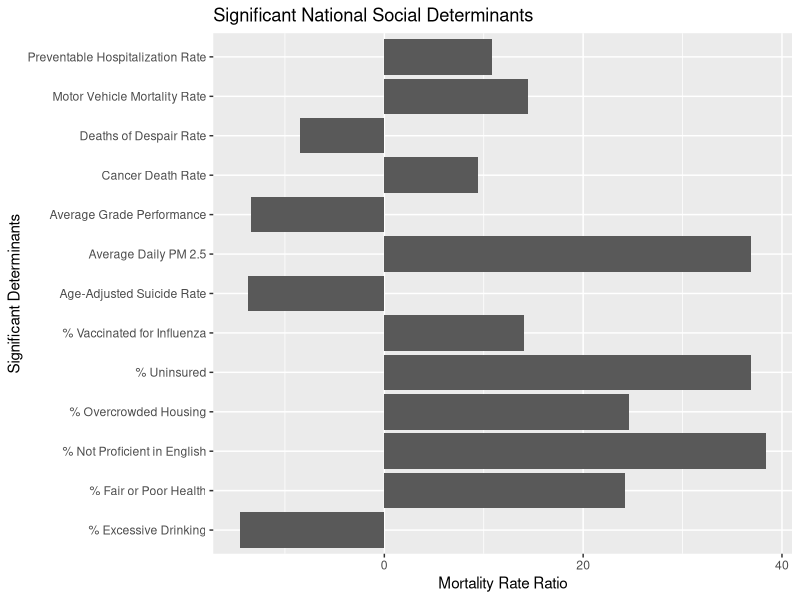
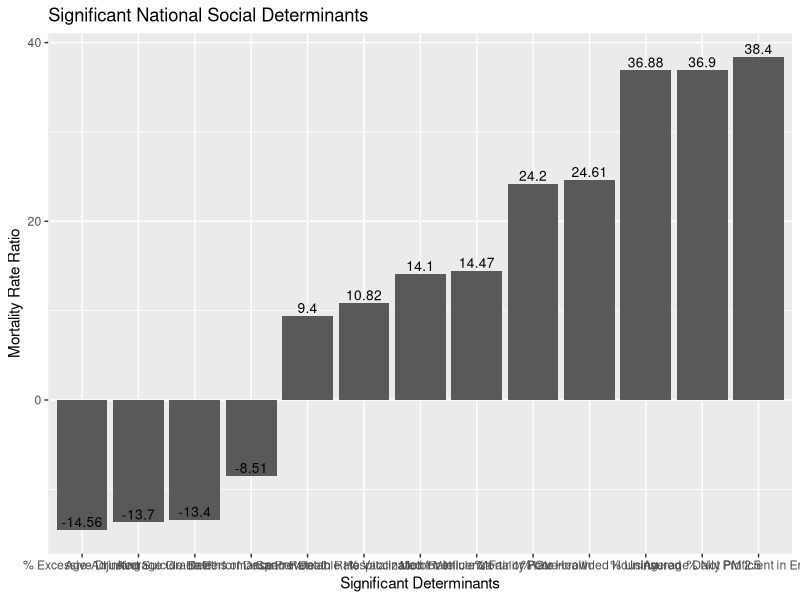
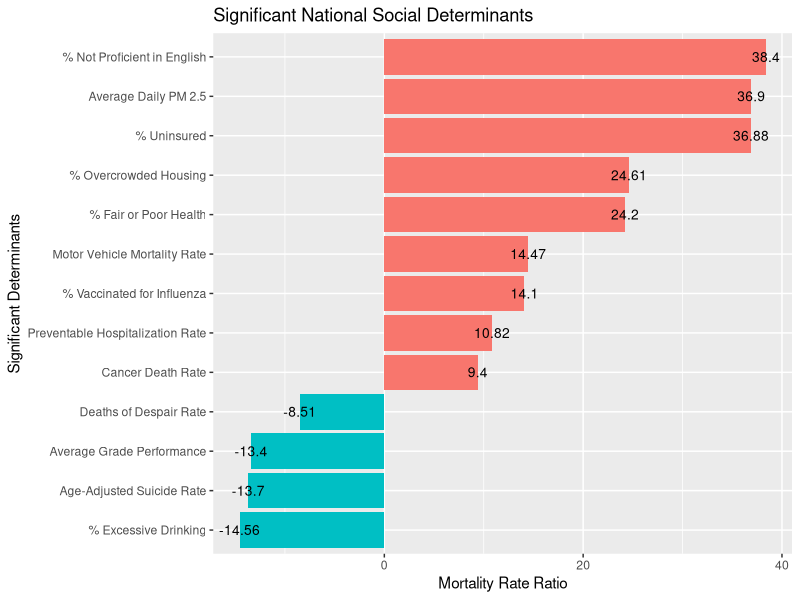
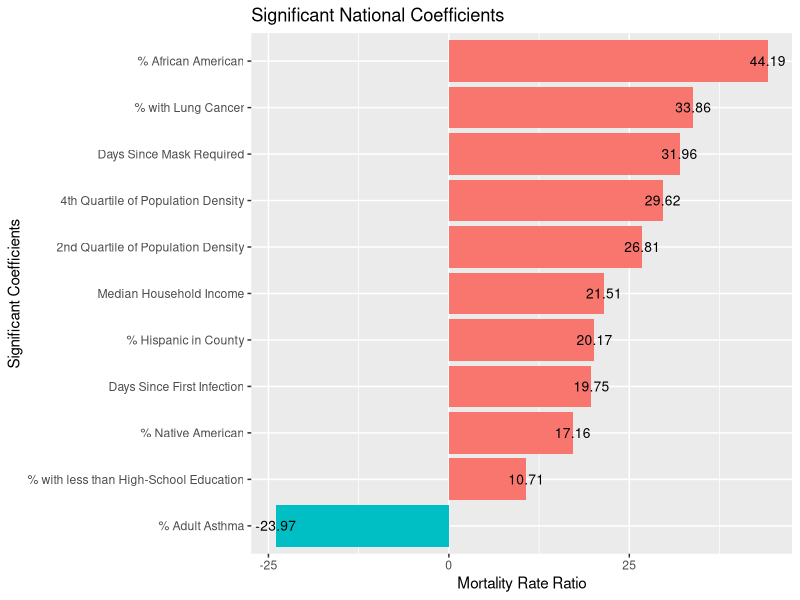

Reproduce these figures in R, in order. (Note: this script raises an error after producing the figures.)
## ---- chunk 1
library(ggplot2)
national.determinants <- data.frame(Social_Determinants  = c("% Not Proficient in English","Average Daily PM 2.5","% Uninsured","% Overcrowded Housing","% Fair or Poor Health","Motor Vehicle Mortality Rate","% Vaccinated for Influenza","Preventable Hospitalization Rate","Cancer Death Rate","Deaths of Despair Rate","Average Grade Performance","Age-Adjusted Suicide Rate","% Excessive Drinking"),
                                       Mortality_Rate_Ratio = c("38.40","36.90","36.88","24.61","24.20","14.47","14.10","10.82","9.40","-8.51","-13.4","-13.7","-14.56")
                                       #prtordes=  
                                         ) 
national.determinants$Mortality_Rate_Ratio <- as.numeric(as.character(national.determinants$Mortality_Rate_Ratio))

ggplot(national.determinants, aes(x=Social_Determinants, y=Mortality_Rate_Ratio)) + 
  ggtitle("Significant National Social Determinants")+
  xlab("Significant Determinants") +
  ylab("Mortality Rate Ratio") +
  geom_bar(stat = "identity")+ 
  coord_flip()



national.determinants$Social_Determinants <- factor(national.determinants$Social_Determinants, levels = national.determinants$Social_Determinants[order(national.determinants$Mortality_Rate_Ratio)])

ggplot(national.determinants, aes(x=Social_Determinants, y=Mortality_Rate_Ratio)) + 
  ggtitle("Significant National Social Determinants")+
  xlab("Significant Determinants") +
  ylab("Mortality Rate Ratio") +
  geom_bar(stat = "identity")+ 
  geom_text(aes(label=Mortality_Rate_Ratio), vjust=-0.3, size=3.5)

ggplot(national.determinants, aes(x=Social_Determinants, y=Mortality_Rate_Ratio)) + 
  ggtitle("Significant National Social Determinants")+
  xlab("Significant Determinants") +
  ylab("Mortality Rate Ratio") +
  geom_bar(stat = "identity",aes(fill = Mortality_Rate_Ratio<0)) + 
  coord_flip() +
  geom_text(aes(label=Mortality_Rate_Ratio), vjust=0.5,color="black", size=3.5) +
  theme(legend.position='none')
  

#F8766D
## ---- chunk 2
library(ggplot2)
national.coefficients <- data.frame(Coefficientsdf  = c("% African American" ,"% with Lung Cancer", "Days Since Mask Required","4th Quartile of Population Density","2nd Quartile of Population Density","Median Household Income","% Hispanic in County","Days Since First Infection","% Native American","% with less than High-School Education","% Adult Asthma"),
                                       Mortality_Rate_Ratio = c("44.19","33.86","31.96","29.62","26.81","21.51","20.17","19.75","17.16","10.71","-23.97")) 
national.coefficients$Mortality_Rate_Ratio <- as.numeric(as.character(national.coefficients$Mortality_Rate_Ratio))

national.coefficients$Coefficientsdf <- factor(national.coefficients$Coefficientsdf, levels = national.coefficients$Coefficientsdf[order(national.coefficients$Mortality_Rate_Ratio)])

ggplot(national.coefficients, aes(x=Coefficientsdf , y=Mortality_Rate_Ratio)) + 
  ggtitle("Significant National Coefficients")+
  xlab("Significant Coefficients") +
  ylab("Mortality Rate Ratio") +
  geom_bar(stat = "identity",aes(fill = Mortality_Rate_Ratio<0)) + 
  coord_flip() +
  geom_text(aes(label=Mortality_Rate_Ratio), vjust=0.5,color="black", size=3.5) +
  theme(legend.position='none')

## ---- chunk 3
library(plyr)
library(ggplot2)
library(dbplyr)
library(reshape2)
library(tidyr)

#states with not enough data: UT,VT,DE,ME,MD,MA,NH,NJ
#states that did not work with above code: AK,MI,RI,WY
prtdescombined = rbind(dataAL , dataAR,dataAZ,dataCA, dataCO, dataFL, dataGA, dataIA, dataID,dataIL,dataIN,dataKS, dataKY, dataLA, dataMI, dataMN, dataMO, dataMS, dataMT, dataNC, dataND, dataNE, dataNJ, dataNM, dataNY, dataOH,dataOK,dataOR,dataPA,dataSC,dataSD, dataTN,dataTX,dataVA,dataWA,dataWI,dataWV)

#Format
#Determinant Name
#line 1: determinant."name" created by subsetting the prtdescombined data frame witht the determinant name
#line 2: count."name" created by counting a p-value
#line 3: determinant."name" updated by combinding the older version of determinant."name" and count."name"

#Confirmed
determinant.confirmed = subset(prtdescombined, y == "Confirmed")
count.confirmed<- count(determinant.confirmed$x, "1.820609")
#countofconfirmed<- ldply(determinant.confirmed,function(c) sum(c=="1.519982"))
#frequency.confirmed = countofconfirmed[-c(2, 3),]
#determinant.confirmed$Frequency = frequency.confirmed$V1
determinant.confirmed<- cbind(determinant.confirmed, count.confirmed[,2, drop=FALSE])

#Active
determinant.active = subset(prtdescombined, y == "Active")
count.active<- count(determinant.active$x, "1.790520")
determinant.active<- cbind(determinant.active, count.active[,2, drop=FALSE])

#Case Fatality Ratio
determinant.case.fatality = subset(prtdescombined, y == "Case.Fatality_Ratio")
count.case.fatality<- count(determinant.case.fatality$x, "2.239948")
determinant.case.fatality<- cbind(determinant.case.fatality, count.case.fatality[,2, drop=FALSE])

#Teen Birth
determinant.teenbirth = subset(prtdescombined, y == "Teen Birth Rate")
count.teenbirth<- count(determinant.teenbirth$x, "1.5191014")
determinant.teenbirth<- cbind(determinant.teenbirth, count.teenbirth[,2, drop=FALSE])

#% Frequent Mental Distress
determinant.frequentmentaldistress = subset(prtdescombined, y == "% Frequent Mental Distress")
count.frequentmentaldistress<- count(determinant.frequentmentaldistress$x, "0.61055846")
determinant.frequentmentaldistress<- cbind(determinant.frequentmentaldistress, count.frequentmentaldistress[,2, drop=FALSE])

#data frame of combined sub data frames
significant.determinants.combined<-rbind(determinant.confirmed,determinant.active,determinant.case.fatality,determinant.teenbirth,determinant.frequentmentaldistress)

#combineddata$Frequency <- as.factor(as.character(combineddata$Frequency))

#graphofdeterminants <- ggplot(data=combineddata, aes(x=y, y=freq, fill=Effect on MRR)) +
#  geom_bar(stat = "identity", position="stack")+ 
#  coord_flip()
#graphofdeterminants

#Graph of all Determinants
ggplot(significant.determinants.combined) +
  geom_bar(aes(x = y, fill = `Effect on MRR`)) +
  ggtitle("Frequency of State GWAS Determinants") +
  xlab("Determinants") +
  ylab("Frequency") +
  coord_flip()

## ---- chunk 4
#Incidence Rate
determinant.incidencerate = subset(prtdescombined, y == "Incidence_Rate")
count.incidencerate<- count(determinant.incidencerate$x, "2.74199053")
determinant.incidencerate<- cbind(determinant.incidencerate, count.incidencerate[,2, drop=FALSE])

#Case Fatality Ratio
determinant.case.fatality = subset(prtdescombined, y == "Case.Fatality_Ratio")
count.case.fatality<- count(determinant.case.fatality$x, "2.239948")
determinant.case.fatality<- cbind(determinant.case.fatality, count.case.fatality[,2, drop=FALSE])

#Confirmed
determinant.confirmed = subset(prtdescombined, y == "Confirmed")
count.confirmed<- count(determinant.confirmed$x, "1.820609")
determinant.confirmed<- cbind(determinant.confirmed, count.confirmed[,2, drop=FALSE])

#Active
determinant.active = subset(prtdescombined, y == "Active")
count.active<- count(determinant.active$x, "1.790520")
determinant.active<- cbind(determinant.active, count.active[,2, drop=FALSE])

#Longitutde
determinant.long = subset(prtdescombined, y == "Long_")
count.long<- count(determinant.long$x, "0.39590409")
determinant.long<- cbind(determinant.long, count.long[,2, drop=FALSE])

#% Not Proficient in English
determinant.notproficientinenglish = subset(prtdescombined, y == "% Not Proficient in English")
count.notproficientinenglish<- count(determinant.notproficientinenglish$x, "2.3443178")
determinant.notproficientinenglish<- cbind(determinant.notproficientinenglish, count.notproficientinenglish[,2, drop=FALSE])

#% Uninsured 1
determinant.uninsured_1 = subset(prtdescombined, y == "% Uninsured_1")
count.uninsured_1<- count(determinant.uninsured_1$x, "1.54717163")
determinant.uninsured_1<- cbind(determinant.uninsured_1, count.uninsured_1[,2, drop=FALSE])

#Income Ratio
determinant.incomeratio = subset(prtdescombined, y == "Income Ratio")
count.incomeratio<- count(determinant.incomeratio$x, "0.01679635")
determinant.incomeratio<- cbind(determinant.incomeratio, count.incomeratio[,2, drop=FALSE])

#% Female
determinant.female = subset(prtdescombined, y == "% Female")
count.female<- count(determinant.female$x, "2.0518989")
determinant.female<- cbind(determinant.female, count.female[,2, drop=FALSE])

#% Hispanic
determinant.hispanic = subset(prtdescombined, y == "% Hispanic")
count.hispanic<- count(determinant.hispanic$x, "1.667689")
determinant.hispanic<- cbind(determinant.hispanic, count.hispanic[,2, drop=FALSE])

#Average Daily PM2.5
determinant.averagedaily_pm2.5 = subset(prtdescombined, y == "Average Daily PM2.5")
count.averagedaily_pm2.5<- count(determinant.averagedaily_pm2.5$x, "3.03507631")
determinant.averagedaily_pm2.5<- cbind(determinant.averagedaily_pm2.5, count.averagedaily_pm2.5[,2, drop=FALSE])

#Prime_Pecent
determinant.prime_pecent = subset(prtdescombined, y == "prime_pecent")
count.prime_pecent<- count(determinant.prime_pecent$x, "0.6426303")
determinant.prime_pecent<- cbind(determinant.prime_pecent, count.prime_pecent[,2, drop=FALSE])

#data frame with combined determinants
top10significant.determinants<-rbind(determinant.incidencerate,determinant.case.fatality,determinant.confirmed,determinant.active,determinant.long,determinant.notproficientinenglish,determinant.uninsured_1,determinant.incomeratio,determinant.female,determinant.hispanic,determinant.averagedaily_pm2.5,determinant.prime_pecent)


#plot of top 12 significant determinants
ggplot(top10significant.determinants) +
  geom_bar(aes(x = y, fill = `Effect on MRR`)) +
  ggtitle("Frequency of Top 12 State GWAS Determinants") +
  xlab("Determinant Name") +
  ylab("Frequency") +
  coord_flip()
